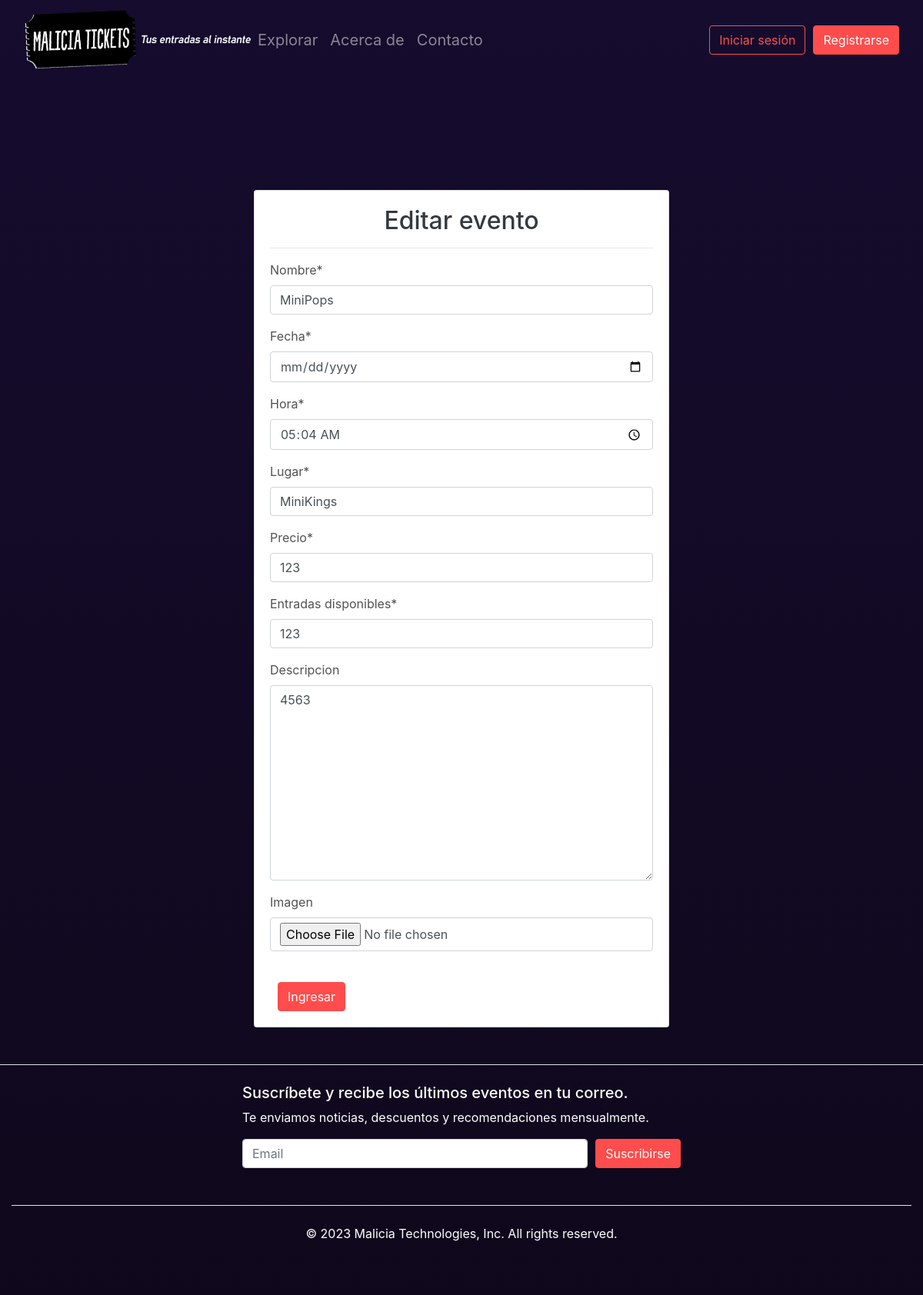
Screenshot of /perfil/editar_evento/4/ with the database file from the repository.
### crud/models.py (models this page shows, shortened)
class Evento(models.Model):
    user = models.ForeignKey(User, on_delete=models.CASCADE, to_field='username',null=True)
    nombre = models.CharField(max_length=50)
    fecha = models.DateField()
    hora = models.TimeField()
    lugar = models.CharField(max_length=100)
    precio = models.IntegerField()
    entradas_disponibles = models.IntegerField()
    descripcion = models.TextField(blank=True,null=True)
    imagen = models.ImageField(upload_to="eventos",null=True)

### crud/views.py (the view)
# urls.py: path('editar_evento/<int:id>/',views.editar_evento,name='editar_evento'),
def editar_evento(request, id):
    evento = get_object_or_404(Evento, id=id)
    if request.method == 'POST':
        form = EventoForm(request.POST, request.FILES, instance=evento)
        if form.is_valid():
            form.save()
            messages.success(request, {'title': 'Modificado', 'message': 'Evento modificado correctamente.'})
            return redirect('perfil')
    else:
        form = EventoForm(instance=evento)
    return render(request, 'crud/editar_evento.html', {'form': form, 'evento': evento})

### crud/forms.py
class EventoForm(forms.ModelForm):
    def __init__(self, *args, **kwargs):
        user = kwargs.pop('user', None)  # Get the 'user' argument from kwargs
        super(EventoForm, self).__init__(*args, **kwargs)
        if user and not self.instance.pk:  # Set the default value if user is authenticated and the instance is not being edited
            self.initial['username'] = user.username
        self.fields['imagen'].required = False
    class Meta:
        model = Evento
        exclude = ['user']
        widgets = {
            'fecha': forms.DateInput(attrs={'type': 'date'}),
            'hora': forms.TimeInput(format='%H:%M', attrs={'type': 'time'})
        }

### templates/crud/editar_evento.html (shortened to what this page needs)
{% extends 'base.html' %}
{% block css %}
<link rel="stylesheet" href="../../../static/css/estilo.css">
{% endblock %}
{% block content %}
{% load crispy_forms_tags %}
<br><br><br><br><br><br>
<div class="container">
    <div class="row">
        <div class="col-12 col-md-6 offset-md-3">
            <div class="card">
                <div class="card-body bg-white">
                    <h2 class="text-dark text text-center">Editar evento</h2>
                    <hr class="text-dark">
                    <form action="" method="post">
                        {{form | crispy}}
                        <br>
                        <input type="submit" value="Ingresar" class="btn btn-primary float-end">
                    </form>
                </div>
            </div>
        </div>
    </div>
</div>
{% endblock %}

### static/css/estilo.css (style rules this page uses)
body { background: linear-gradient(rgb(21, 12, 46),rgb(15, 8, 27)); overflow-x: hidden; }
h1,h2,h3,h4,h5,p { color:white; }
label { color:rgb(82, 82, 82); }
.btn { border-color: hsl(0, 100%, 65%); color:hsl(0, 100%, 65%); margin-left: 10px; }
.btn-primary { background-color: hsl(0, 100%, 65%); color: white; }

### rows the page displays
Evento: nombre "MiniPops", hora "05:04", lugar "MiniKings", precio "123", entradas_disponibles "123", descripcion "4563"
